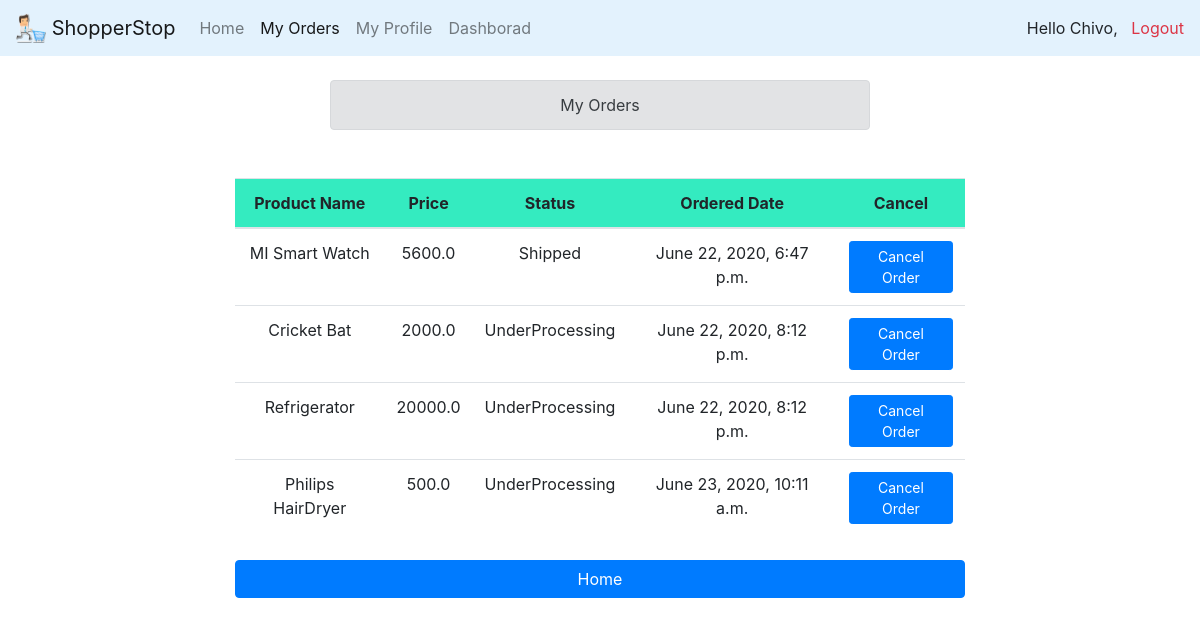
Page /MyOrders/ (signed in) on the committed database.
### Accounts/models.py (models this page shows, shortened)
class Accounts(AbstractBaseUser, PermissionsMixin):
    class Meta:
        verbose_name_plural = "Accounts"
    Email = models.EmailField(verbose_name='email address',
                              max_length=60, unique=True, help_text="Email Should be Valid and Unique")
    UserName = models.CharField(
        max_length=60, null=False, unique=True, help_text="Username should be Valid and Unique")
    Updated_Time = models.DateTimeField(auto_now=True)
    is_active = models.BooleanField(default=True)
    is_staff = models.BooleanField(default=False)
    date_joined = models.DateTimeField(auto_now_add=True)
    objects = UserManager()
    USERNAME_FIELD = "Email"
    REQUIRED_FIELDS = ["UserName"]

### Management/models.py (models this page shows, shortened)
class Orders(models.Model):
    choices = (
        ('Shipped', 'Shipped'),
        ('UnderProcessing', 'UnderProcessing'),
        ('Out For delivery', 'Out For Delivery'),
        ('Delivered', 'Delivered')
    )
    OrderedBy = models.ForeignKey(Customer, on_delete=models.CASCADE)
    Item = models.ForeignKey(Products, on_delete=models.CASCADE)
    Status = models.CharField(
        max_length=60, choices=choices, blank=False, default=0)  # to remove the blank and dotted lines at front cant be done at initial
    dateCreated = models.DateTimeField(auto_now_add=True)
    UpdatedTime = models.DateTimeField(auto_now_add=True)
    class Meta:
        verbose_name_plural = "orders"

class Products(models.Model):
    Catgory = (
        ('Indoor', 'Indoor'),
        ('OutDoor', 'OutDoor')
    )
    Productname = models.CharField(max_length=100)
    Category = models.CharField(max_length=100, choices=Catgory)
    description = models.CharField(max_length=60)
    Price = models.FloatField()
    Tags = models.ManyToManyField(Tags)
    class Meta:
        verbose_name_plural = "Products"

### MainApp/views.py (the view)
# urls.py: path('MyOrders/', Orderviews.as_view(), name="MyOrders"),
class Orderviews(TemplateView):
    template_name = "MyOrders.html"
    def get_context_data(self, *args, **kwargs):
        cont = super().get_context_data(**kwargs)
        cont["data"] = Customer.objects.get(
            name=self.request.user.UserName).orders_set.all()
        cont["details"] = Customer.objects.get(name=self.request.user.UserName)
        return cont

### MainApp/templates/MyOrders.html (shortened to what this page needs)
{%load static%}
{%include 'basemain.html'%}
<head>
    <link rel="stylesheet" href="{%static 'css/ProdDet.css'%}">
</head>
<body>
    <div class="container">
        <div class="row">
            <div class="offset-md-3 col-md-6">
                <div class="alert alert-secondary my-4 text-center" role="alert">
                    My Orders
                </div>
            </div>
        </div>
        <div class="row">
            <div class="offset-md-2 col-md-8 my-4">
                <table class="table table-hover">
                    <thead>
                        <tr>
                            <th scope="col">Product Name</th>
                            <th scope="col">Price</th>
                            <th scope="col">Status</th>
                            <th scope="col">Ordered Date</th>
                            <th scope="col">Cancel</th>
                        </tr>
                    </thead>
                    <tbody>
                        {%for i in data%}
                        <tr>
                            <td>{{i.Item.Productname}}</td>
                            <td>{{i.Item.Price}}</td>
                            <td>{{i.Status}}</td>
                            <td>{{i.dateCreated}}</td>
                            <td><a href="{%url 'Delete' i.id%}" class="button btn btn-primary btn-sm">Cancel Order</a>
                            </td>
                        </tr>
                        {%endfor%}
                    </tbody>
                </table>
                <div class="row my-4">
                    <div class="col-md-12">
                        <a href="{%url 'Main'%}" class="button btn btn-primary btn-block">Home</a>
                    </div>
                </div>
            </div>
        </div>
    </div>
</body>

### MainApp/templates/basemain.html (shortened to what this page needs)
<!doctype html>
<html lang="en">
{% load static %}
<head>
    <link rel="stylesheet" href="https://cdnjs.cloudflare.com/ajax/libs/animate.css/4.0.0/animate.min.css" />
    <link rel="stylesheet" href="{%static 'css/Navabr.css'%}">
    <link rel="stylesheet" href="https://stackpath.bootstrapcdn.com/bootstrap/4.3.1/css/bootstrap.min.css"
>
</head>
<body>
    <nav class="navbar navbar-expand-lg navbar-light" style="background-color: #e3f2fd;">
        <a class="navbar-brand" href="{%url 'Main'%}">
            <img src="{% static 'images/shop.png'%}" width="30" height="30" class="d-inline-block align-top" alt="">
            ShopperStop
        </a>
        <div class="collapse navbar-collapse" id="navbarNav">
            <ul class="navbar-nav">
                <li class="nav-item active" id="Home">
                    <a class="nav-link" href="{% url 'Main' %}">Home<span class="sr-only">(current)</span></a>
                </li>
                <li class="nav-item" id="orders">
                    <a class="nav-link" href="{% url 'MyOrders' %}">My Orders</a>
                </li>
                <li class="nav-item" id="prof">
                    <a class="nav-link" href="{% url 'MyProfile' %}">My Profile</a>
                </li>
                <li class="nav-item" id="prof">
                    <a class="nav-link" href="{% url 'home' %}">Dashborad</a>
                </li>
            </ul>
            <ul class="navbar-nav ml-auto">
                <li class="nav-item">
                    Hello {{user.UserName}}, &nbsp; <a class="text-danger text-underline"
                        href="{% url 'logout' %}">Logout</a>
                </li>
            </ul>
        </div>
    </nav>
</body>
</html>

### static/css/ProdDet.css (style rules this page uses)
.table td { text-align: center; }
.table thead { text-align: center; background-color: #34ebc0 !important; }

### rows in the picture
Accounts: UserName "Chivo"
Orders: Item.Productname "MI Smart Watch", Item.Price "5600.0", Status "Shipped", dateCreated "June 22, 2020, 6:47 p.m."
Orders: Item.Productname "Cricket Bat", Item.Price "2000.0", Status "UnderProcessing", dateCreated "June 22, 2020, 8:12 p.m."
Orders: Item.Productname "Refrigerator", Item.Price "20000.0", Status "UnderProcessing", dateCreated "June 22, 2020, 8:12 p.m."
Orders: Item.Productname "Philips HairDryer", Item.Price "500.0", Status "UnderProcessing", dateCreated "June 23, 2020, 10:11 a.m."
